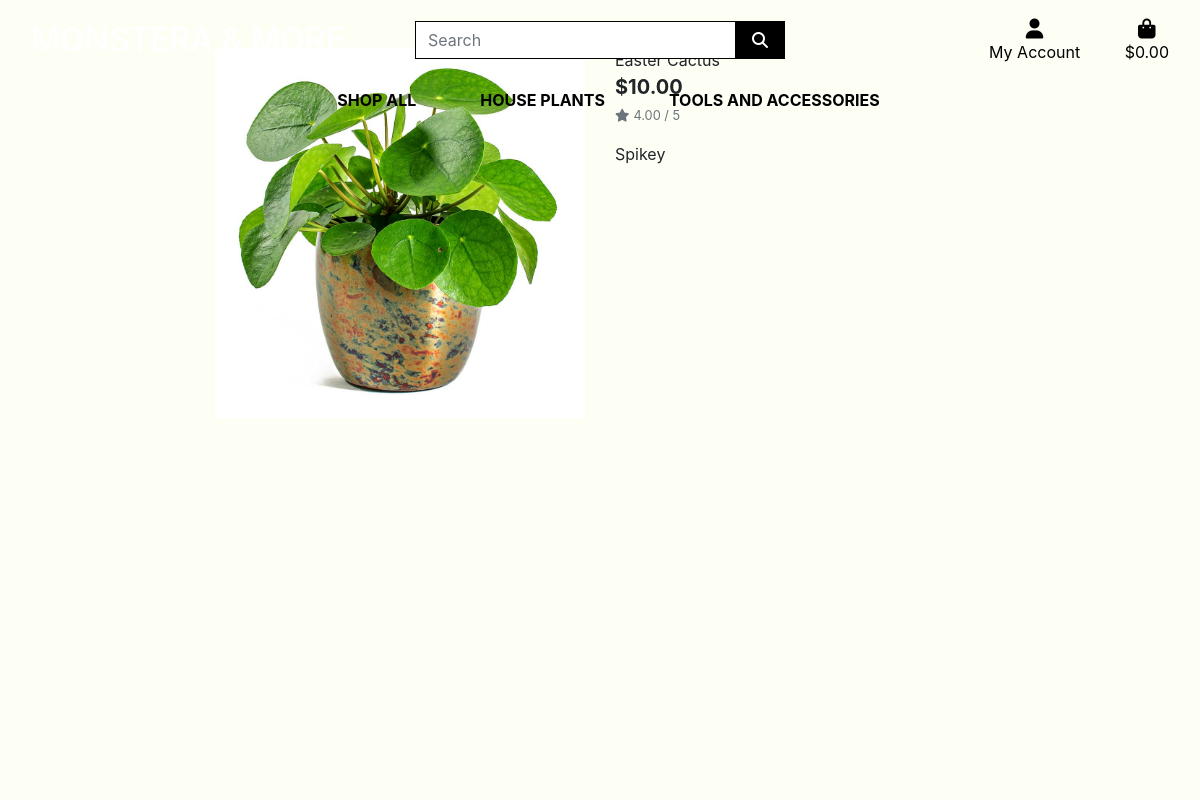
The app's page /products/176 with its own data.
### products/models.py (models this page shows, shortened)
class Product(models.Model):
    category = models.ForeignKey('Category', null=True, blank=True, on_delete=models.SET_NULL)
    plant = models.BooleanField(null=True, blank=True)
    sku = models.CharField(max_length=254, null=True, blank=True)
    name = models.CharField(max_length=254)
    description = models.TextField()
    price = models.DecimalField(max_digits=6, decimal_places=2)
    rating = models.DecimalField(max_digits=6, decimal_places=2, null=True, blank=True)
    image_url = models.URLField(max_length=1024, null=True, blank=True)
    image = models.ImageField(null=True, blank=True)

### products/views.py (the view)
# urls.py: path('<product_id>', views.product_detail, name='product_detail'),
def product_detail(request, product_id):
    product = get_object_or_404(Product, pk=product_id)
    context = {
        'product': product,
    }
    return render(request, 'products/product_detail.html', context)

### products/templates/products/product_detail.html (shortened to what this page needs)
{% extends "base.html" %}
{% load static %}
{% block content %}
    <div class="overlay"></div>
    <div class="container-fluid">
        <div class="row">
            <div class="col-12 col-md-6 col-lg-4 offset-lg-2">
                <div class="image-container my-5">
                    {% if product.image %}
                        <a href="{{ product.image.url }}">
                            <img class="card-img-top img-fluid" src="{{ product.image.url }}" alt="{{ product.name }}">
                        </a>
                        {% else %}
                        <a href="">
                            <img class="card-img-top img-fluid" src="{{ MEDIA_URL }}noimage.png" alt="{{ product.name }}">
                        </a>
                    {% endif %}
                </div>
            </div>
            <div class="col-12 col-md-6 col-lg-4">
                <div class="product-details-container mb-5 mt-md-5">
                    <p class="mb-0">{{ product.name }}</p>
                    <p class="lead mb-0 text-left font-weight-bold">${{ product.price }}</p>
                    {% if product.rating %}
                        <small class="text-muted"><i class="fas fa-star mr-1"></i>{{ product.rating }} / 5</small>
                    {% else %}
                        <small class="text-muted">No Rating</small>
                    {% endif %}
                    <p class="mt-3">{{ product.description }}</p>
                </div>
            </div>
        </div>
    </div>
{% endblock %}

### static/css/base.css (style rules this page uses)
html { height: 100%; }
body { background-color: #FDFFF4 !important; }
.overlay { height: 100%; width: 100%; top: 0; left: 0; position: fixed; background: #FDFFF4; z-index: -1; }

### records on screen
Product: image (picture), name "Easter Cactus", price "10.00", rating "4.00", description "Spikey"
